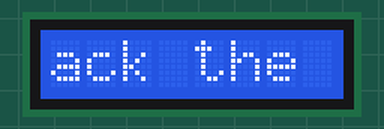
Recording of a sketch running on a simulated Arduino Uno, built with avr-gcc and run on an emulated ATmega328P. On the bench: 8×1 character LCD.

Above: at 0.5 s.
At 1.25 s:
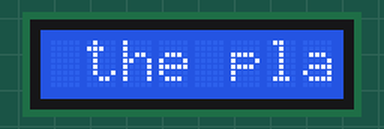
At 2.25 s:
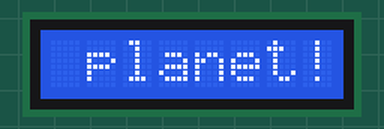
At 4.25 s:
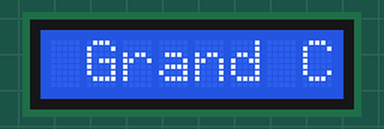
At 6.25 s:
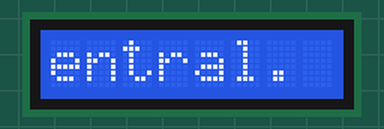
At 8.29 s:
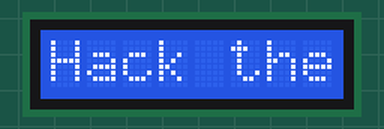

Measured:
- by itself, everything shown: repeats every 8.1 s, in 32 steps

The sketch:

htp.ino
```cpp
/** \file
 * HACK THE PLANET.
 *
 * Demo to scroll "Hack the planet" on the Hushcon pager.
 */

#define BUTTON1	4
#define BUTTON2 7
#define BUTTON3 A3

#define LCD_EN 8
#define LCD_DB0 A1
#define LCD_DB1 A2
#define LCD_DB2 2
#define LCD_DB3 3
#define LCD_RS 10
#define LCD_RW 9

#include <LiquidCrystal.h>

LiquidCrystal lcd(LCD_RS, LCD_RW, LCD_EN, LCD_DB0, LCD_DB1, LCD_DB2, LCD_DB3);

const char message[] = "Hack the planet! Grand Central. Hack the";
int start = 0;

void setup()
{
	lcd.begin(8,1);
}


void loop()
{
	lcd.begin(8,1);
	lcd.print(message);
	for(int i = 0 ; i < sizeof(message) - 9 ; i++)
	{
		delay(250);
		lcd.scrollDisplayLeft();
	}
}
```
